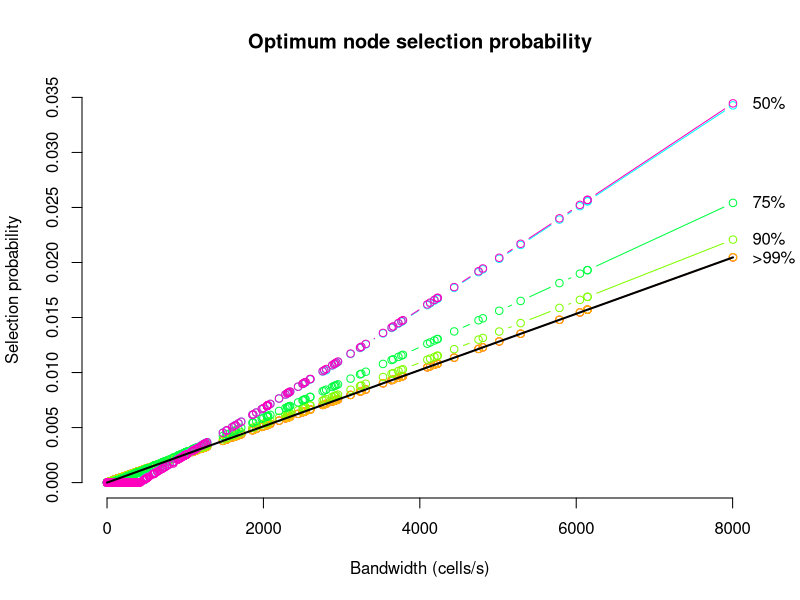
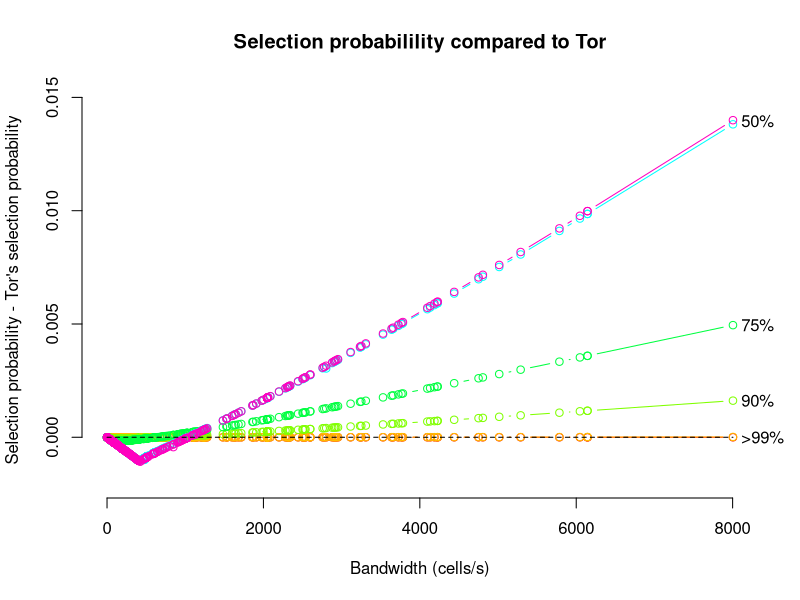

Write R code to recreate these figures, in order.
## Load in data files
t1 = read.table("opt_1e-6.pickle.dat", header=TRUE)
t2 = read.table("opt_1e-3.pickle.dat", header=TRUE)
t3 = read.table("opt_1e-1.pickle.dat", header=TRUE)
t4 = read.table("opt_0.75.pickle.dat", header=TRUE)
t5 = read.table("opt_0.5.pickle.dat", header=TRUE)
t6 = read.table("opt_0.25.pickle.dat", header=TRUE)
t7 = read.table("opt_0.1.pickle.dat", header=TRUE)
tt = read.table("opt_tor.pickle.dat", header=TRUE)

## Calculate selection probabilties that Tor uses
o = t1$bw/sum(t1$bw)

#plot(t1$bw, cumsum(t1$prob), col="red", type="l")
#lines(t1$bw, cumsum(t2$prob), col="pink")
#lines(t1$bw, cumsum(t3$prob), col="blue")
#lines(t1$bw, cumsum(t4$prob), col="orange")
#lines(t1$bw, cumsum(t5$prob), col="purple")
#lines(t1$bw, cumsum(tt$prob))

## Plot probabiltieis
pdf("optimum-selection-probabilities.pdf")
col <- rainbow(8)
 plot(t1$bw, t1$prob, col=col[1], type="b", ylim=c(0,0.035),xlab="Bandwidth (cells/s)",
      ylab="Selection probability", frame.plot=FALSE)
lines(t1$bw, t2$prob, col=col[2], type="b")
lines(t1$bw, t3$prob, col=col[3], type="b")
lines(t1$bw, t4$prob, col=col[4], type="b")
lines(t1$bw, t5$prob, col=col[5], type="b")

## These are too messy
##lines(t1$bw, t6$prob, col=col[6], type="b")
##lines(t1$bw, t7$prob, col=col[7], type="b")

lines(t1$bw, tt$prob,col=col[8], type="b")
lines(t1$bw, o, type="l", lwd=2)

## Annotate graph
title(main="Optimum node selection probability")
x <- rep(8254.383, 4)
y <- c(0.03453717, 0.02553347, 0.02219589, 0.02048830)
par(xpd=TRUE)
text(x,y,c("50%", "75%", "90%", ">99%"), adj=c(0,0.5))
dev.off()

## Plot probabilities relative to what Tor does
pdf("relative-selection-probabilities.pdf")
 plot(t1$bw, t1$prob-o, col=col[1], type="b", xlab="Bandwidth (cells/s)",
      ylab="Selection probability - Tor's selection probability", frame.plot=FALSE, ylim=c(-0.002,0.015))
lines(t1$bw, t2$prob-o, col=col[2], type="b")
lines(t1$bw, t3$prob-o, col=col[3], type="b")
lines(t1$bw, t4$prob-o, col=col[4], type="b")
lines(t1$bw, t5$prob-o, col=col[5], type="b")
lines(t1$bw, tt$prob-o,col=col[8], type="b")

lines(range(t1$bw), rep(0,2), lty=2)

title(main="Selection probabilility compared to Tor")
x <- rep(8111.669, 4)
y <- c(1.396915e-02, 4.962766e-03, 1.635106e-03, 7.446809e-06)
par(xpd=TRUE)
text(x,y,c("50%", "75%", "90%", ">99%"), adj=c(0,0.5))
dev.off()
